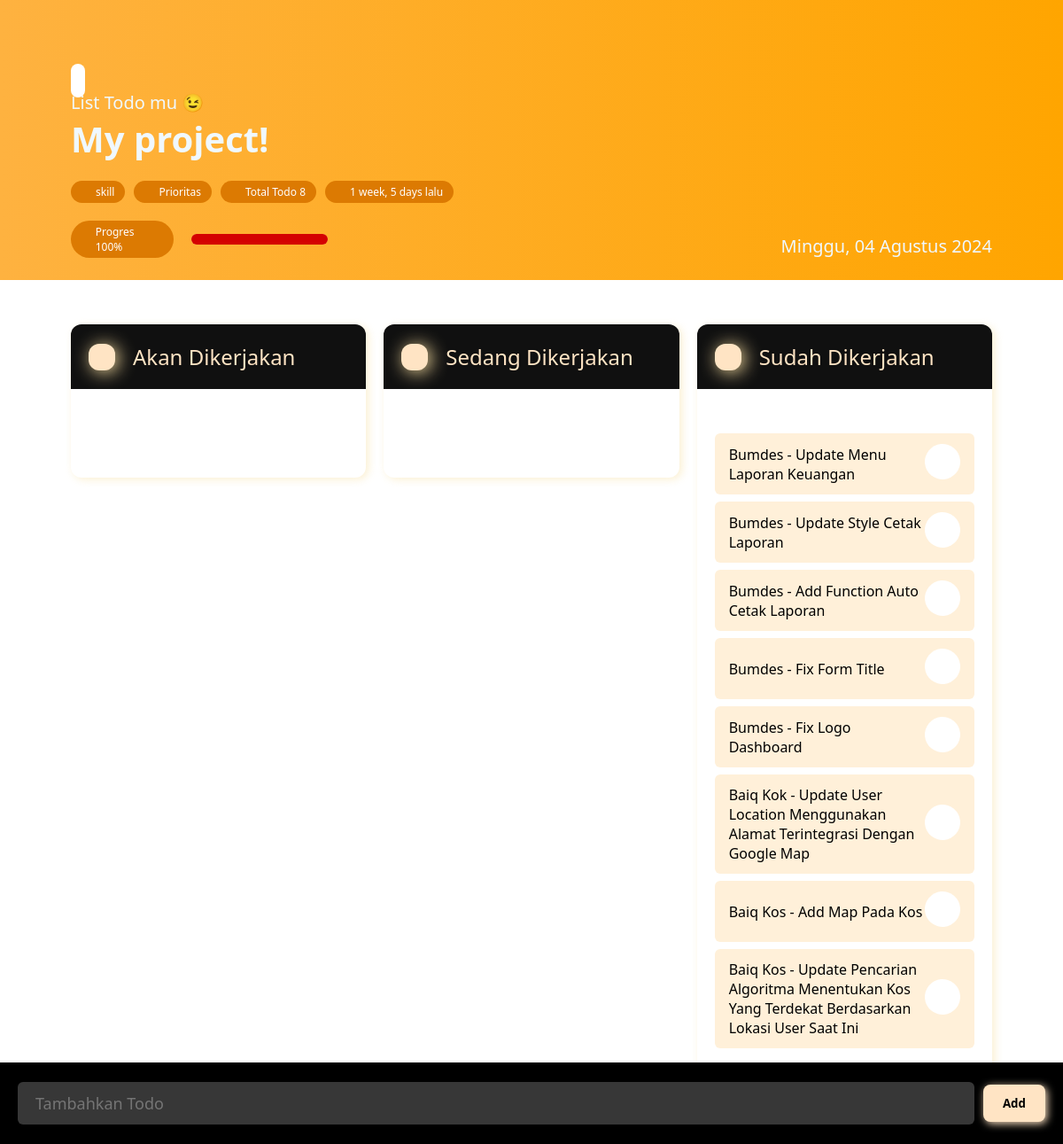
The page /task/13/ on the database its author committed.
### todo_app/models.py (models this page shows, shortened)
class Task(models.Model):
    PRTY_CHOICES = [
        ('Prioritas', 'Prioritas'),
        ('Sedang', 'Sedang'),
        ('Santai', 'Santai')
    ]
    name = models.CharField(max_length=255)
    priority = models.CharField(max_length=255, choices=PRTY_CHOICES)
    tags = models.CharField(max_length=255)
    created = models.DateTimeField(auto_now_add=True)

class ToDo(models.Model):
    STATUS_CHOICES = [
        ('todo', 'Akan Dikerjakan'),
        ('in_progress', 'Sedang Dikerjakan'),
        ('done', 'Sudah Dikerjakan'),
    ]
    task = models.ForeignKey(Task, on_delete=models.CASCADE, related_name='todos')
    name = models.CharField(max_length=255)
    status = models.CharField(max_length=20, choices=STATUS_CHOICES, default='todo')

### todo_app/views.py (the view)
# urls.py: path('task/<int:task_id>/', views.task_detail, name='task_detail'),
def task_detail(request, task_id):
    task = get_object_or_404(Task, pk=task_id)
    if request.method == 'POST':
        form = ToDoForm(request.POST)
        if form.is_valid():
            todo = form.save(commit=False)
            todo.task = task
            todo.save()
            return redirect('task_detail', task_id=task.id)
    else:
        form = ToDoForm()
    total_todo = task.todos.count()
    todos_done = task.todos.filter(status='done').count()
    if total_todo > 0:
        progres = (todos_done / total_todo) * 100
    else:
        progres = 0
    todos_todo = task.todos.filter(status='todo')
    todos_in_progress = task.todos.filter(status='in_progress')
    todos_done = task.todos.filter(status='done')
    tanggal = datetime.datetime.now().strftime("%A, %d %B %Y").replace("Monday", "Senin").replace("Tuesday", "Selasa").replace("Wednesday", "Rabu").replace("Thursday", "Kamis").replace("Friday", "Jumat").replace("Saturday", "Sabtu").replace("Sunday", "Minggu").replace("January", "Januari").replace("February", "Februari").replace("March", "Maret").replace("April", "April").replace("May", "Mei").replace("June", "Juni").replace("July", "Juli").replace("August", "Agustus").replace("September", "September").replace("October", "Oktober").replace("November", "November").replace("December", "Desember")
    context = {
        'task': task,
        'form': form,
        'todos_todo': todos_todo,
        'todos_in_progress': todos_in_progress,
        'todos_done': todos_done,
        'total_todo': total_todo,
        'progres': progres,
        'tanggal': tanggal,
    }
    return render(request, 'task_detail.html', context)

### todo_app/forms.py
class ToDoForm(forms.ModelForm):
    class Meta:
        model = ToDo
        fields = ['name']
        widgets = {
            'name': forms.TextInput(attrs={
                'style': 'width: 100%; padding: 12px 20px; border-radius: 6px; margin: 10px 0; background-color: #f8f8f838; border: none; font-size: 18px; color: white; text-transform: capitalize;',
                'placeholder': 'Tambahkan Todo'
            })
        }

### todo_app/templatetags/custom_filters.py (called while the page is built)
@register.filter
def custom_timesince_or_created(value):
    if isinstance(value, datetime.datetime):
        now = datetime.datetime.now(datetime.timezone.utc)
        diff = now - value
        if diff.total_seconds() < 60:
            return value.strftime("%Y-%m-%d %H:%M:%S")
        else:
            return timesince(value) + " lalu"
    return value

### templates/task_detail.html (shortened to what this page needs)
{% load humanize %}
{% load custom_filters %}
<!DOCTYPE html>
<html lang="en">
<head>
</head>
<body>
  <div class="container">
    <div class="banner">
      <div class="bnr-title">
              <a href="{% url 'task_list' %}"><ion-icon name="chevron-back-outline" style="margin-top: -80px; margin-bottom: 20px; width: 25px; height: 25px; background-color: white; padding: 8px; border-radius: 8px;"></ion-icon></a>
                <p>List Todo mu 😉</p>
                <h3>{{ task.name }}!</h3>
                <div class="ket" style="display: flex; gap: 10px; margin-top: 20px; width: fit-content;">
                    <div class="tags" style="display: flex; justify-content: center; align-items: center; gap: 4px; background-color: rgb(220, 122, 2); width: fit-content; color: white; padding: 4px 12px 4px 8px; border-radius: 50px; ">
                        <ion-icon name="pricetag-outline" style="width: 16px; height: 16px; color: white; transform: translateY(2px);"></ion-icon>
                        <span style="font-size: 12px;">{{ task.tags }}</span>
                    </div>
                    <div class="tags" style="display: flex; justify-content: center; align-items: center; gap: 4px; background-color: rgb(220, 122, 2); width: fit-content; color: white; padding: 4px 12px 4px 8px; border-radius: 50px; ">
                        <ion-icon name="bookmark-outline" style="width: 16px; height: 16px; color: white; transform: translateY(1px);"></ion-icon>
                        <span style="font-size: 12px;">{{ task.priority }}</span>
                    </div>
                    <div class="tags" style="display: flex; justify-content: center; align-items: center; gap: 4px; background-color: rgb(220, 122, 2); width: fit-content; color: white; padding: 4px 12px 4px 8px; border-radius: 50px; ">
                        <ion-icon name="flag-outline" style="width: 16px; height: 16px; color: white; transform: translateY(1px);"></ion-icon>
                        <span style="font-size: 12px;">Total Todo {{total_todo}}</span>
                    </div>
                    <div class="tags" style="display: flex; justify-content: center; align-items: center; gap: 4px; background-color: rgb(220, 122, 2); width: fit-content; color: white; padding: 4px 12px 4px 8px; border-radius: 50px; ">
                        <ion-icon name="time-outline" style="width: 16px; height: 16px; color: white; transform: translateY(1px);"></ion-icon>
                        <span style="font-size: 12px;">{{ task.created|custom_timesince_or_created }}</span>
                    </div>
                </div>
                <div class="progres" style="display: flex; justify-content: center; align-items: center; gap: 20px; margin-top: 20px; width: 290px;">
                    <div class="tags" style="display: flex; justify-content: center; align-items: center; gap: 4px; background-color: rgb(220, 122, 2); width: 200px; color: white; padding: 4px 12px 4px 8px; border-radius: 50px; ">
                        <ion-icon name="flash-outline" style="width: 16px; height: 16px; color: white; transform: translateY(1px);"></ion-icon>
                        <span style="font-size: 12px;">Progres {{ progres|floatformat:0 }}%</span>
                    </div>
                    <progress value="{{ progres}}" max="100" style="margin: 10px 0;"></progress>
                </div>
            </div>
            <span style="display: flex; justify-content: center; align-items: center; gap: 10px; font-size: 20px;">
              <ion-icon name="calendar-outline" style="width: 25px; height: 25px;"></ion-icon>
              <p>{{tanggal}}</p>
            </span>
        </div>
        <div class="detail">
            <div class="card">
                <div class="card-header">
                    <ion-icon name="bulb-outline" id="icon"></ion-icon>
                    Akan Dikerjakan
                </div>
                <div class="card-body">
                </div>
            </div>
            <div class="card">
                <div class="card-header">
                    <ion-icon name="rocket-outline" id="icon"></ion-icon>
                    Sedang Dikerjakan
                </div>
                <div class="card-body">
                </div>
            </div>
            <div class="card">
                <div class="card-header">
                    <ion-icon name="nutrition-outline" id="icon"></ion-icon>
                  Sudah Dikerjakan
                </div>
                <div class="card-body">
                  {% for todo in todos_done %}
                  <div class="todos" style="display: flex; align-items: center; justify-content: space-between;">
                        <span>{{ todo.name }}</span>
                        <form method="post" action="{% url 'change_todo_status' todo.id %}">
                          <button type="submit" style="transform: rotate(-5deg);"></button>
                        </form>
                  </div>
                  {% endfor %}
                </div>
            </div>
        </div>
        <form method="post" id="add-todo">
          {{ form.name }}
          <button type="submit" style="padding: 12px 22px; border-radius: 8px; cursor: pointer; background-color: bisque; color: rgb(0, 0, 0); font-weight: 600; box-shadow: 2px 2px 10px bisque; border: none;">Add</button>
        </form>
    </div>
</body>
</html>

### templates/task_detail.html (style rules this page uses)
* { margin: 0; padding: 0; box-sizing: border-box; font-family: 'Segoe UI', Tahoma, Geneva, Verdana, sans-serif; }
.banner { padding: 80px 80px 25px 80px; background-image: linear-gradient(90deg, rgb(254, 178, 64), orange); display: flex; justify-content: space-between; align-items: end; color: aliceblue; }
.banner p { font-size: 20px; }
.banner h3 { font-size: 40px; }
progress { width: 100%; height: 12px; -webkit-appearance: none; appearance: none; }
.detail { margin: 50px 80px; display: flex; justify-content: center; gap: 20px; align-items: start; }
.detail .card { background-color: white; border-radius: 12px; width: 40%; overflow: hidden; box-shadow: 3px 2px 10px rgba(247, 223, 161, 0.478); }
.detail .card .card-header { background-color: rgb(16, 16, 16); padding: 20px; font-size: 24px; color: bisque; display: flex; align-items: center; justify-content: start; gap: 20px; font-weight: 500; }
.detail .card .card-body { padding: 50px 20px; }
.detail .card .card-body .todos { background-color: rgb(255, 240, 217); padding: 12px 16px; border-radius: 6px; margin-bottom: 8px; }
.detail .card .card-body .todos button { background-color: white; color: rgb(0, 0, 0); text-align: center; border-radius: 50px; width: 40px; height: 40px; border: none; cursor: pointer; }
.detail .card .card-body span { font-weight: 500; text-transform: capitalize; }
#icon { background-color: bisque; color: black; padding: 15px; border-radius: 12px; box-shadow: 3px 2px 20px rgb(247, 222, 161); }
#add-todo { background-color: black; color: bisque; display: flex; align-items: center; justify-content: space-between; gap: 10px; padding: 12px 20px; position: fixed; bottom: 0; width: 100%; }

### rows shown on the page
Task: name "My project", tags "skill", priority "Prioritas", created|custom_timesince_or_created "1 week, 5 days lalu"
ToDo: name "Bumdes - Update Menu Laporan Keuangan"
ToDo: name "Bumdes - Update Style Cetak Laporan"
ToDo: name "Bumdes - Add Function Auto Cetak Laporan"
ToDo: name "Bumdes - Fix Form Title"
ToDo: name "Bumdes - Fix Logo Dashboard"
ToDo: name "Baiq Kok - Update User Location Menggunakan Alamat Terintegrasi Dengan Google Map"
ToDo: name "Baiq Kos - Add Map Pada Kos"
ToDo: name "Baiq Kos - Update Pencarian Algoritma Menentukan Kos Yang Terdekat Berdasarkan Lokasi User Saat Ini"

### other values the page prints
{{ total_todo }} "8"
{{ progres|floatformat:0 }} "100"
{{ tanggal }} "Minggu, 04 Agustus 2024"
